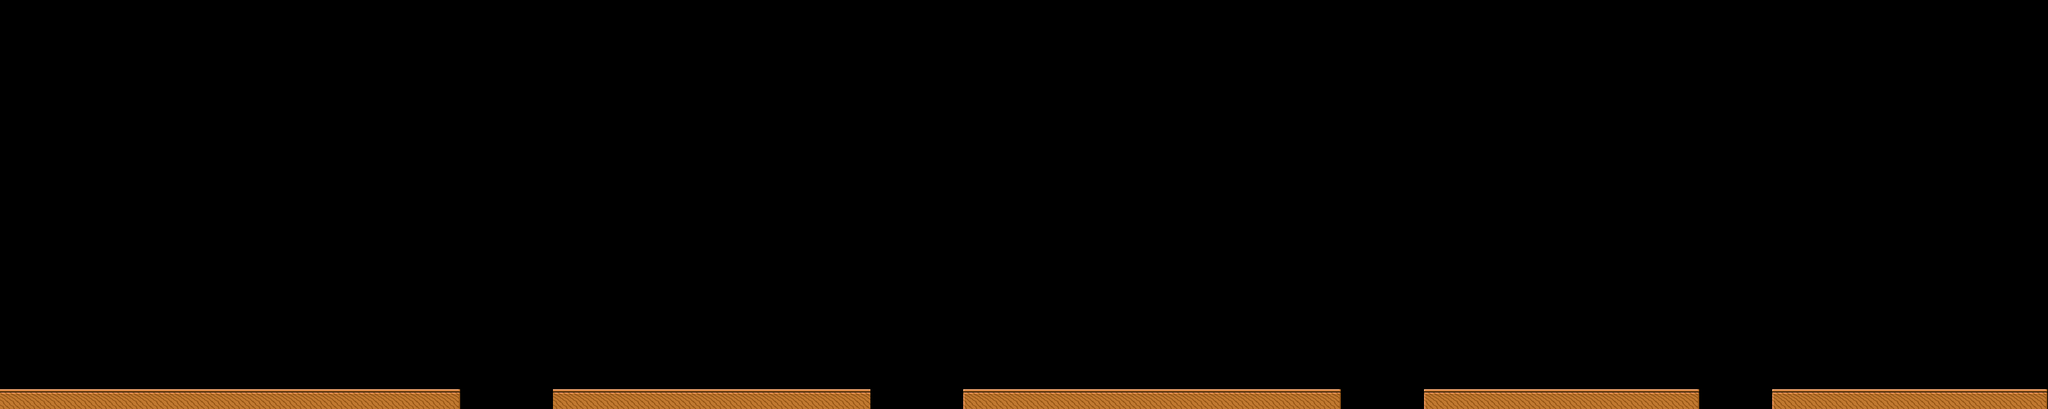

Rendered tile map (Tiled .tmx) drawn with the repository's tilesets; below, a short description and the map source with its tile grids summarised:
An orthogonal 200x40 tile map with 16x16 px tiles, 1 tile layer (圖塊層 1).

<map version="1.10" tiledversion="1.10.2" orientation="orthogonal" renderorder="right-down" width="200" height="40" tilewidth="16" tileheight="16" infinite="0" nextlayerid="2" nextobjectid="1">
 <tileset firstgid="1" name="tileset" tilewidth="16" tileheight="16" tilecount="1204" columns="43">
  <image source="../effects_UI_tiles/tileset.png" width="688" height="450" />
 </tileset>
 <layer id="1" name="圖塊層 1" width="200" height="40">
  <data>[8000 cells, 334 non-empty, 6 distinct tile ids]</data>
 </layer>
</map>
